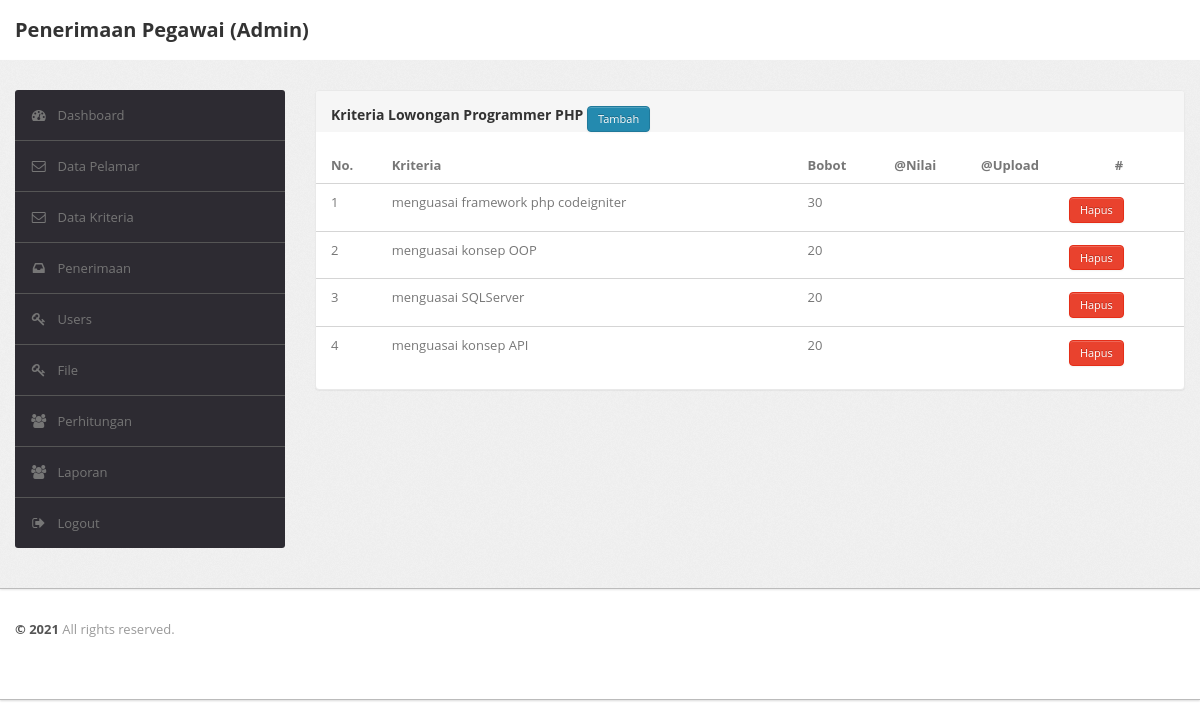
Screenshot of /admin/index.php?menu=penerimaan&kriteria=11 (signed in) with the database file from the repository.
### tables this page shows
CREATE TABLE `lowongan` (
  `id_lowongan` int(11) NOT NULL AUTO_INCREMENT,
  `lowongan` varchar(50) NOT NULL,
  `kuota` int(11) NOT NULL,
  `status` tinyint(4) NOT NULL,
  `pengumuman` int(11) NOT NULL,
  PRIMARY KEY (`id_lowongan`)
);

CREATE TABLE `lowongan_rinci` (
  `id_lowongan_rinci` int(11) NOT NULL AUTO_INCREMENT,
  `id_lowongan` int(11) DEFAULT NULL,
  `id_kriteria` varchar(11) DEFAULT NULL,
  `status_nilai` tinyint(4) DEFAULT NULL,
  `status_upload` tinyint(4) DEFAULT NULL,
  PRIMARY KEY (`id_lowongan_rinci`)
);

CREATE TABLE `tbl_kriteria` (
  `id_kriteria` int(25) NOT NULL AUTO_INCREMENT,
  `nama_kriteria` varchar(100) DEFAULT NULL,
  `bobot` int(12) DEFAULT NULL,
  PRIMARY KEY (`id_kriteria`)
);

### include/koneksi.php (called while the page is built, shortened)
<?php
	class DB{
		protected $koneksi;
		function bukaKoneksi(){
			try{
				$this->koneksi = new PDO("mysql:host=localhost;dbname=ajidb","root","", array(PDO::ATTR_PERSISTENT=>TRUE));
			}catch(PDOException $e){
				echo $e->getMessage();
			}
			return $this->koneksi;
		}
	}
	class Lowongan extends DB{
		function GetData($qry_custom){
			try{
				$sql = $this->bukaKoneksi()->prepare("select * from lowongan " . $qry_custom);
				$sql->execute();
				return $sql;
			}catch (PDOException $e){
				print $e->getMessage();
			}
		}
	}
	class LowonganRinci extends DB{
		function GetDataLowongan($id_lowongan){
			try{
				$this->sqlDataLowongan = $this->bukaKoneksi()->prepare("SELECT * from tbl_kriteria as a left join lowongan_rinci as b on a.id_kriteria = b.id_kriteria where b.id_lowongan='$id_lowongan'");
				$this->sqlDataLowongan->execute();
				return $this->sqlDataLowongan;
			}catch (PDOException $e){
				print $e->getMessage();
			}
		}
	}
?>

### admin/menu/penerimaan.php (the view, shortened to what this page needs)
<div class="span9">
	<div class="content">
<?php
	$lowongan = new lowongan();
	if(isset($_GET['aksi'])){
		if($_GET['aksi']=="tambah"){
			?>
			<div class="module">
				<div class="module-head">
					<h3>Input Penerimaan Baru</h3>
				</div>
				<?php
					if(isset($_POST['submit'])){
						$penerimaan = $_POST['penerimaan'];
						$kuota = $_POST['kuota'];
						$status = $_POST['status'];
						$qry = $lowongan->InsertData($penerimaan, $kuota, $status);
						if($qry){
							echo "<script language='javascript'>alert('Data berhasil disimpan'); document.location='?menu=penerimaan&aksi=tambah'</script>";
						}else{
							echo "<script language='javascript'>alert('Gagal'); document.location='?menu=penerimaan'</script>";
						}
					}
				?>
				<div class="module-body">					<form class="form-horizontal row-fluid" action="" method="post">
						<div class="control-group">
							<label class="control-label" for="basicinput">Penerimaan</label>
							<div class="controls">
								<input type="text" required="" id="basicinput" name="penerimaan" placeholder="Penerimaan" class="span8">
							</div>
						</div>
						<div class="control-group">
							<label class="control-label" for="basicinput">Kuota</label>
							<div class="controls">
								<input type="text" required="" id="basicinput" name="kuota" placeholder="Kuota penerimaan" class="span8">
							</div>
						</div>
						<div class="control-group">
							<label class="control-label" for="basicinput">Status Penerimaan</label>
							<div class="controls">
								<input type="radio" id="basicinput" name="status" value="1" checked> Aktif
							</div>
							<div class="controls">
								<input type="radio" id="basicinput" name="status" value="0"> Tidak Aktif
							</div>
						</div>
						<div class="control-group">
							<div class="controls">
								<button type="submit" name="submit" class="btn">Simpan</button> <a class='btn' href='?menu=penerimaan'>Selesai</a>
							</div>
						</div>
					</form>
				</div>
			</div>
		<?php
		}else if($_GET['aksi']=="edit"){
			?>
			<div class="module">
				<div class="module-head">
					<h3>Input Penerimaan Baru</h3>
				</div>
				<div class="module-body">
			<?php
			if(isset($_POST['submit'])){
				$id_penerimaan = $_POST['id_penerimaan'];
				$penerimaan = $_POST['penerimaan'];
				$kuota = $_POST['kuota'];
				$status = $_POST['status'];
				$qry = $lowongan->EditData($penerimaan, $kuota, $status, $id_penerimaan);
				if($qry){
					echo "<script language='javascript'>alert('Data berhasil diedit'); document.location='?menu=penerimaan'</script>";
				}else{
					echo "<script language='javascript'>alert('Gagal'); document.location='?menu=penerimaan'</script>";
				}
			}
			if(isset($_GET['id_lowongan'])){
				$id_lowongan = $_GET['id_lowongan'];
				$get = $lowongan->GetData("where id_lowongan = '$id_lowongan'");
				$data = $get->fetch();
				?>
					<form class="form-horizontal row-fluid" action="" method="post">
						<div class="control-group">
							<label class="control-label" for="basicinput">Penerimaan</label>
							<div class="controls">
								<input type="hidden" name="id_penerimaan" <?php echo "value='$id_lowongan'"; ?>>
								<input type="text" id="basicinput" name="penerimaan" placeholder="Penerimaan" class="span8" <?php echo "value='$data[lowongan]'"; ?>>
							</div>
						</div>
						<div class="control-group">
							<label class="control-label" for="basicinput">Kuota</label>
							<div class="controls">
								<input type="text" id="basicinput" name="kuota" placeholder="Kuota penerimaan" class="span8" <?php echo "value='$data[kuota]'"; ?>>
							</div>
						</div>
						<div class="control-group">
							<label class="control-label" for="basicinput">Status Penerimaan</label>
							<?php
								if($data['status']=="1"){
									?>
									<div class="controls">
										<input type="radio" id="basicinput" name="status" value="1" checked> Aktif
									</div>
									<div class="controls">
										<input type="radio" id="basicinput" name="status" value="0"> Tidak Aktif
									</div>
									<?php
								}else if($data['status']=="0"){
									?>
									<div class="controls">
										<input type="radio" id="basicinput" name="status" value="1"> Aktif
									</div>
									<div class="controls">
										<input type="radio" id="basicinput" name="status" value="0" checked> Tidak Aktif
									</div>
									<?php
								}
							?>
						</div>
						<div class="control-group">
							<div class="controls">
								<button type="submit" name="submit" class="btn">Simpan</button> <a class='btn' href='?menu=penerimaan'>Selesai</a>
							</div>
						</div>
					</form>
				<?php
			}else{
				print "Pilih penerimaan terlebih dahulu";
			}
			?>
				</div>
			</div>
			<?php
		}else if($_GET['aksi']=="hapus"){
			if(isset($_GET['id_lowongan'])){
				$id_lowongan = $_GET['id_lowongan'];
				$qry = $lowongan->HapusData($id_lowongan);
				if($qry){
					echo "<script language='javascript'>alert('Data berhasil dihapus'); document.location='?menu=penerimaan'</script>";
				}else{
					echo "<script language='javascript'>alert('Gagal'); document.location='?menu=penerimaan'</script>";
				}
			}else{
				print "Pilih penerimaan terlebih dahulu";
			}
		}
	}else if(isset($_GET['kriteria'])){
		$lowongan_rinci = new LowonganRinci();
		$id_lowongan = $_GET['kriteria'];
		$sql = $lowongan->GetData("where id_lowongan='$id_lowongan'");
		$pen = $sql->fetch();
		$arr_kriteria = $lowongan_rinci->GetDataKriteria();
		if(isset($_GET['kriteria_aksi'])){
			if($_GET['kriteria_aksi']=="tambah"){
				if(isset($_POST['submit'])){
					$id_lowongan = $_POST['id_lowongan'];
					$id_kriteria = $_POST['id_kriteria'];
					$nilai = $_POST['nilai'];
					if($nilai=="0") $bobot = "0";
					$upload = $_POST['upload'];
					$qry = $lowongan_rinci->InsertLowonganRinci($id_lowongan, $id_kriteria, $nilai, $upload);
					if($qry!='FALSE'){
						echo "<script language='javascript'>alert('Data berhasil disimpan'); document.location='?menu=penerimaan&kriteria=$id_lowongan&kriteria_aksi=tambah'</script>";
					}
					if($qry=='FALSE'){
						echo "<script language='javascript'>alert('Gagal, Kriteria Sudah Pernah Di Input'); document.location='?menu=penerimaan&kriteria=$id_lowongan&kriteria_aksi=tambah'</script>";
					}
					else{
						echo "<script language='javascript'>alert('Data Gagal Disimpan'); document.location='?menu=penerimaan&kriteria=$id_lowongan&kriteria_aksi=tambah'</script>";
					}
				}
			?>
			<div class="module">
				<div class="module-body">
					<center><h3>Tambah Kriteria <?php echo $pen['lowongan']; ?></h3></center>
					<form class="form-horizontal row-fluid" action="" method="post">
						<input type="hidden" name="id_lowongan" value="<?php echo $id_lowongan; ?>">
						<div class="control-group">
							<label class="control-label" for="basicinput">Kriteria</label>
							<div class="controls">
								<select name="id_kriteria">
									<option value="">-Pilih Kriteria-</option>
									<?php
									while($arr_krit = $arr_kriteria->fetch()){ ?>
										<option value="<?php echo $arr_krit['id_kriteria'];?>"><?php echo $arr_krit['nama_kriteria']; ?></option>
									<?php } ?>
								</select>
							</div>
						</div>
						<div class="control-group">
							<label class="control-label" for="basicinput">Inputan Nilai</label>
							<div class="controls">
								<input type="radio" id="basicinput" name="nilai" value="1" checked> Ada
							</div>
							<div class="controls">
								<input type="radio" id="basicinput" name="nilai" value="0"> Tidak Ada
							</div>
							<div class="controls">
								<span class="help-inline"><i>Aktifkan jika kriteria memiliki unsur penilaian</i></span>
							</div>
						</div>
						<div class="control-group">
							<label class="control-label" for="basicinput">Upload File</label>
							<div class="controls">
								<input type="radio" id="basicinput" name="upload" value="1" checked> Ada
							</div>
							<div class="controls">
								<input type="radio" id="basicinput" name="upload" value="0"> Tidak Ada
							</div>
							<div class="controls">
								<span class="help-inline"><i>Aktifkan jika kriteria memerlukan file lampiran</i></span>
							</div>
						</div>
						<div class="control-group">
							<div class="controls">
								<button type="submit" name="submit" class="btn">Simpan</button> <?php echo "<a class='btn' href='?menu=penerimaan&kriteria=$id_lowongan'>Selesai</a>"; ?>
							</div>
						</div>
					</form>
				</div>
			</div>
			<?php
			}else if($_GET['kriteria_aksi']=="edit"){
				$id_lowongan_rinci = $_GET['id_lowongan_rinci'];
				$getRow = $lowongan_rinci->GetData("where id_lowongan_rinci = '$id_lowongan_rinci'");
				$rowLow = $getRow->fetch();
				if(isset($_POST['submit'])){
					$id_lowongan_rinci = $_POST['id_lowongan_rinci'];
					$kriteria = $_POST['kriteria'];
					$bobot = $_POST['bobot'];
					$nilai = $_POST['nilai'];
					if($nilai=="0") $bobot = "0";
					$upload = $_POST['upload'];
					$qry = $lowongan_rinci->EditData($kriteria, $bobot, $nilai, $upload, $id_lowongan_rinci);
					if($qry){
						echo "<script language='javascript'>alert('Data berhasil diedit'); document.location='?menu=penerimaan&kriteria=$id_lowongan'</script>";
					}else{
						echo "<script language='javascript'>alert('Gagal'); document.location='?menu=penerimaan&kriteria=$id_lowongan'</script>";
					}
				}
				?>
				<div class="module">
				<div class="module-body">
					<form class="form-horizontal row-fluid" action="" method="post">
						<div class="control-group">
							<label class="control-label" for="basicinput">Kriteria</label>
							<div class="controls">
								<input type="hidden" name="id_lowongan_rinci" <?php echo "value='$id_lowongan_rinci'"; ?>>
								<input type="text" id="basicinput" name="kriteria" placeholder="Input nama kriteria" class="span8" <?php echo "value = '$rowLow[kriteria]'"; ?>>
							</div>
						</div>
						<div class="control-group">
							<label class="control-label" for="basicinput">Bobot</label>
							<div class="controls">
								<input type="text" id="basicinput" name="bobot" placeholder="Input bobot kriteria" class="span8" <?php echo "value = '$rowLow[bobot]'"; ?>>
							</div>
						</div>
						<div class="control-group">
							<label class="control-label" for="basicinput">Inputan Nilai</label>
							<?php
								if($rowLow['status_nilai']=="1"){
									?>
									<div class="controls">
										<input type="radio" id="basicinput" name="nilai" value="1" checked> Ada
									</div>
									<div class="controls">
										<input type="radio" id="basicinput" name="nilai" value="0"> Tidak Ada
									</div>
									<?php
								}else if($rowLow['status_nilai']=="0"){
									?>
									<div class="controls">
										<input type="radio" id="basicinput" name="nilai" value="1"> Ada
									</div>
									<div class="controls">
										<input type="radio" id="basicinput" name="nilai" value="0" checked> Tidak Ada
									</div>
									<?php
								}
							?>
							<div class="controls">
								<span class="help-inline"><i>Aktifkan jika kriteria memiliki unsur penilaian</i></span>
							</div>
						</div>
						<div class="control-group">
							<label class="control-label" for="basicinput">Upload File</label>
							<?php
								if($rowLow['status_upload']=="1"){
									?>
									<div class="controls">
										<input type="radio" id="basicinput" name="upload" value="1" checked> Ada
									</div>
									<div class="controls">
										<input type="radio" id="basicinput" name="upload" value="0"> Tidak Ada
									</div>
									<?php
								}else if($rowLow['status_upload']=="0"){
									?>
									<div class="controls">
										<input type="radio" id="basicinput" name="upload" value="1"> Ada
									</div>
									<div class="controls">
										<input type="radio" id="basicinput" name="upload" value="0" checked> Tidak Ada
									</div>
									<?php
								}
							?>
							<div class="controls">
								<span class="help-inline"><i>Aktifkan jika kriteria memerlukan file lampiran</i></span>
							</div>
						</div>
						<div class="control-group">
							<div class="controls">
								<button type="submit" name="submit" class="btn">Simpan</button>
							</div>
						</div>
					</form>
				</div>
				</div>
				<?php
			}else if($_GET['kriteria_aksi']=="hapus"){
				$id_lowongan_rinci = $_GET['id_lowongan_rinci'];
				$qryL = $lowongan_rinci->GetData("where id_lowongan_rinci='$id_lowongan_rinci'");
				$lamar = $qryL->fetch();
				$qry = $lowongan_rinci->HapusData($id_lowongan_rinci);
				if($qry){
					$qryHapusL = $lowongan_rinci->HapusKriteriaLamaran($lamar['id_lowongan'], $lamar['kriteria']);
					echo "<script language='javascript'> alert('Data berhasil dihapus'); document.location='?menu=penerimaan&kriteria=$id_lowongan'</script>";
				}else{
					echo "<script language='javascript'> alert('Gagal'); document.location='?menu=penerimaan&kriteria=$id_lowongan'</script>";
				}
			}
		}else{
		$get = $lowongan->GetData("where id_lowongan = '$id_lowongan'");
		$row = $get->fetch();
		?>
		<div class="module">
		<div class="module-head">
			<h3>Kriteria <?php echo $row['lowongan']; echo " <a class='btn btn-small btn-primary' href='?menu=penerimaan&kriteria=$id_lowongan&kriteria_aksi=tambah'>Tambah</a>"; ?> </h3>
		</div>
		<div class="module-body table">
			<table cellpadding="0" cellspacing="0" border="0" class="table"
			width="100%">
				<thead>
					<tr>
						<th>No.</th>
						<th>Kriteria</th>
						<th>Bobot</th>
						<th>@Nilai</th>
						<th>@Upload</th>
						<th><center>#</center></th>
					</tr>
				</thead>
				<tbody>
				<?php
					$no = 1;
					$getData = $lowongan_rinci->GetDataLowongan($id_lowongan);
					while($data = $getData->fetch()){
						if($data['status_nilai']=="1"){
							$ni = "<i class='icon-star'></i> ";
						}else{
							$ni = "";
						}
						if($data['status_upload']=="1"){
							$up = "<i class='icon-star'></i> ";
						}else{
							$up = "";
						}
						echo "<tr>
							<td width = 7%>$no</td>
							<td width = 48%>$data[nama_kriteria]</td>
							<td width = 10%>$data[bobot]</td>
							<td width = 10%>$ni</td>
							<td width = 10%>$up</td>";
						echo "<td width = 15%>
							<a class='btn btn-small btn-danger' href='?menu=penerimaan&kriteria=$data[id_lowongan]&kriteria_aksi=hapus&id_lowongan_rinci=$data[id_lowongan_rinci]'>Hapus</a>
							</td>";
						echo "</tr>";
						$no++;
					}
				?>
				</tbody>
			</table>
		</div>
		</div>
		<?php
		}
	}
?>
	</div>
</div>

### rows the page displays
lowongan: lowongan "Lowongan Programmer PHP"
lowongan_rinci: id_kriteria.nama_kriteria "menguasai framework php codeigniter", id_kriteria.bobot "30"
lowongan_rinci: id_kriteria.nama_kriteria "menguasai konsep OOP", id_kriteria.bobot "20"
lowongan_rinci: id_kriteria.nama_kriteria "menguasai SQLServer", id_kriteria.bobot "20"
lowongan_rinci: id_kriteria.nama_kriteria "menguasai konsep API", id_kriteria.bobot "20"

### other values shown
$_SESSION['admin'] "Admin"
